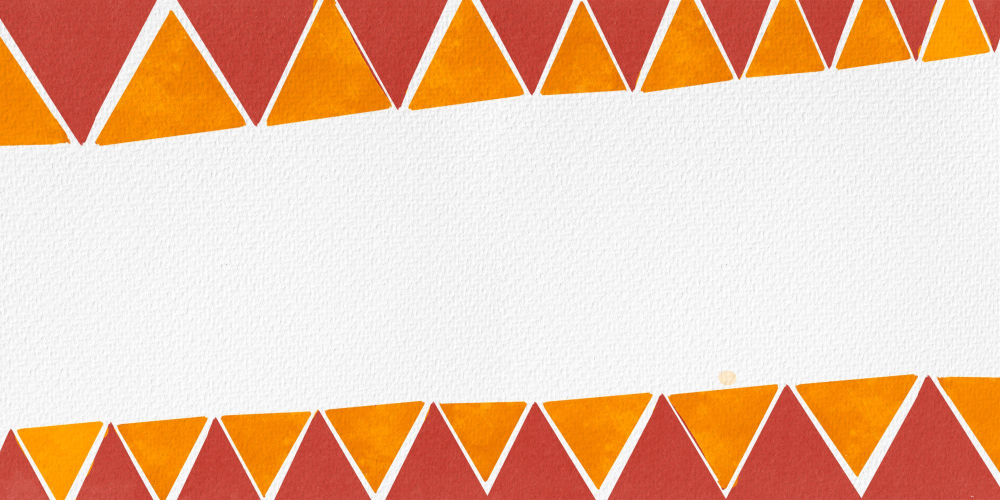
#> input picture design-src/triangulos.jpg, 2000 x 1000 px (shown at 1/2 size)
$ python make-assets.py
#> lines starting #> are read from the running program, lines starting #| are printed output that depends on the picture
"""Gera as texturas do site a partir de design-src/triangulos.jpg (arte original do projeto).

Uso: python3 scripts/make-assets.py
Saída: public/textures/papel.webp, triangulos-topo.webp, triangulos-base.webp
"""
from pathlib import Path
from PIL import Image, ImageOps

root = Path(__file__).resolve().parent.parent
src = Image.open(root / "design-src" / "triangulos.jpg").convert("RGB")
#> src is the input picture: PIL image 2000x1000 RGB; mean R, G, B 234.8, 193.3, 167.9
out = root / "public" / "textures"
out.mkdir(parents=True, exist_ok=True)

# Papel: um trecho limpo do miolo, espelhado nos dois eixos para emendar sem costura.
patch = src.crop((560, 380, 1060, 680))
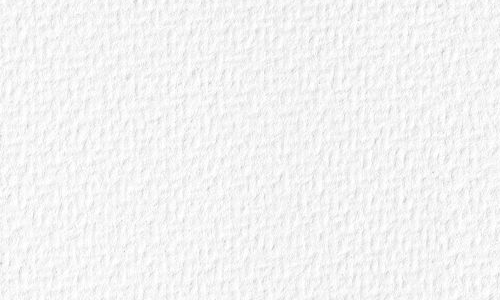
#> patch: PIL image 500x300 RGB; min 196, max 255, mean 243.6
row = Image.new("RGB", (patch.width * 2, patch.height))
#> row: PIL image 1000x300 RGB; every value is 0
row.paste(patch, (0, 0))
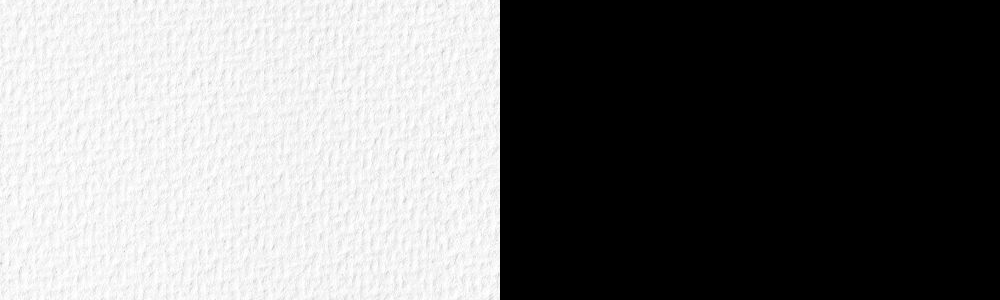
#> row: PIL image 1000x300 RGB; min 0, max 255, mean 121.8
row.paste(ImageOps.mirror(patch), (patch.width, 0))
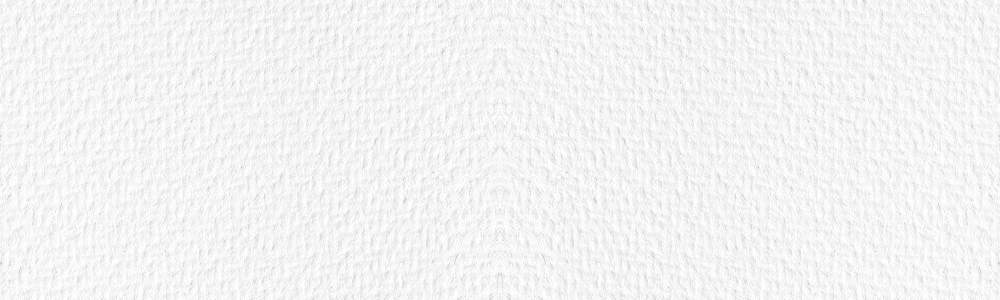
#> row: PIL image 1000x300 RGB; min 196, max 255, mean 243.6
tile = Image.new("RGB", (row.width, row.height * 2))
#> tile: PIL image 1000x600 RGB; every value is 0
tile.paste(row, (0, 0))
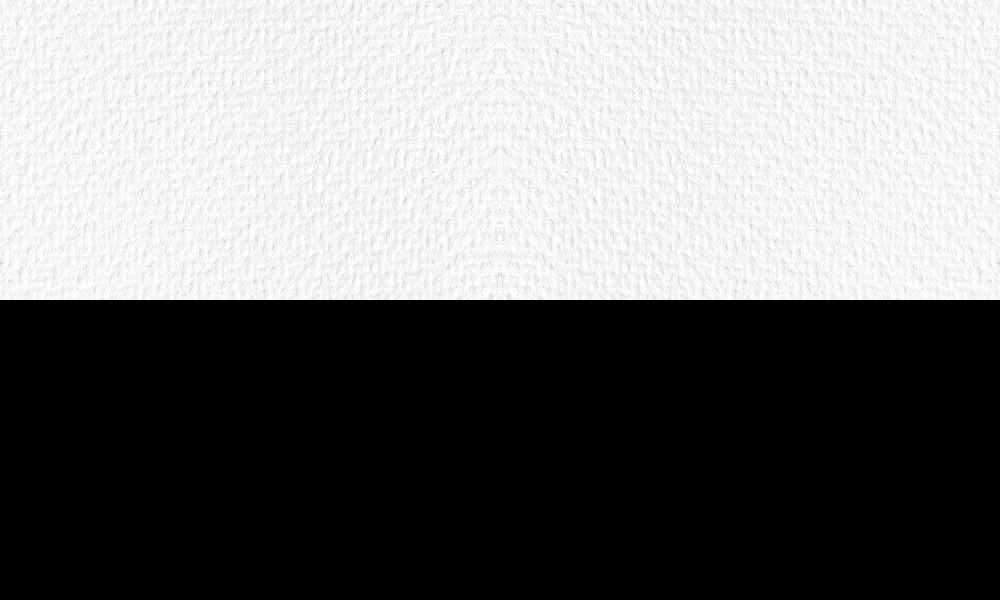
#> tile: PIL image 1000x600 RGB; min 0, max 255, mean 121.8
tile.paste(ImageOps.flip(row), (0, row.height))
tile.save(out / "papel.webp", quality=82, method=6)

# Faixas de triângulos: uma sangra pelo topo, outra pela base, como na arte do livro.
src.crop((0, 0, 2000, 300)).save(out / "triangulos-topo.webp", quality=86, method=6)
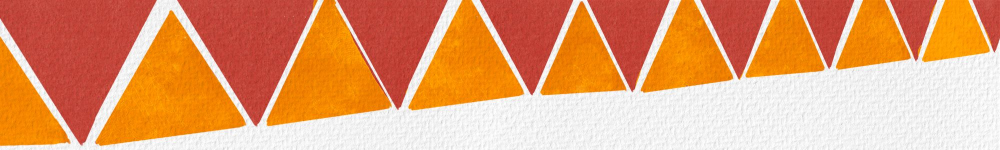
#> saved as triangulos-topo.webp: PIL image 2000x300 RGB (shown at 1/2 size); mean R, G, B 227.8, 158.5, 113.7
src.crop((0, 740, 2000, 1000)).save(out / "triangulos-base.webp", quality=86, method=6)
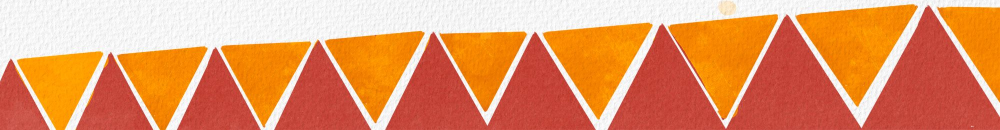
#> saved as triangulos-base.webp: PIL image 2000x260 RGB (shown at 1/2 size); mean R, G, B 227.5, 148.1, 101.9
print("ok")
